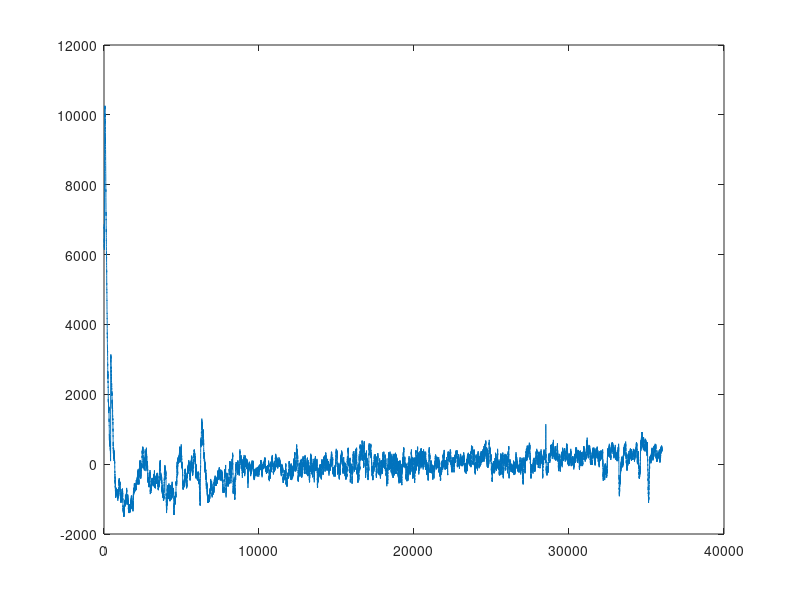

Recreate this plot in MATLAB. (Note: this script raises an error after producing the figure.)
%filter
ftype = 'bandpass'; %because lw has two elements
Fs = 20;
bot = 0.3;
top = 4;

%entropy
m = 3;
r = 0.15;

%signals 3
%PE
load('tpehg1476m.mat');
signalPE = val(9,:);
figure(1);
plot(signalPE);
signalPE= doFilter(signalPE, bot, top, Fs, ftype);
signalPE = signalPE(181*Fs:end-181*Fs); %When using filtered channels, note that the first and last 180 seconds of the signals should be ignored since these intervals contain transient effects of the filters. 

sePE = sampleEntropy(signalPE, m, r)

%PL
load('tpehg745m.mat');
signalPL = val(9,:);
figure(2);
plot(signalPL);
signalPL = doFilter(signalPL, bot, top, Fs, ftype);
signalPL = signalPL(181*Fs:end-181*Fs);

sePL = sampleEntropy(signalPL, m, r)

%TE
load('tpehg604m.mat');
signalTE = val(9,:);
figure(3);
plot(signalTE);
signalTE= doFilter(signalTE, bot, top, Fs, ftype);
signalTE = signalTE(181*Fs:end-181*Fs);

seTE = sampleEntropy(signalTE, m, r)

%TL
load('tpehg1216m.mat');
signalTL = val(9,:);
figure(4);
plot(signalTL);
signalTL= doFilter(signalTL, bot, top, Fs, ftype);
sigbalTL = signalTL(181*Fs:end-181*Fs);

seTL = sampleEntropy(signalTL, m, r)

%signal 2
load('tpehg1476m.mat');
signalPE2 = val(5,:);
figure(5);
plot(signalPE2);
signalPE2= doFilter(signalPE2, bot, top, Fs, ftype);
signalPE2 = signalPE2(181*Fs:end-181*Fs); 

sePE2 = sampleEntropy(signalPE2, m, r)
